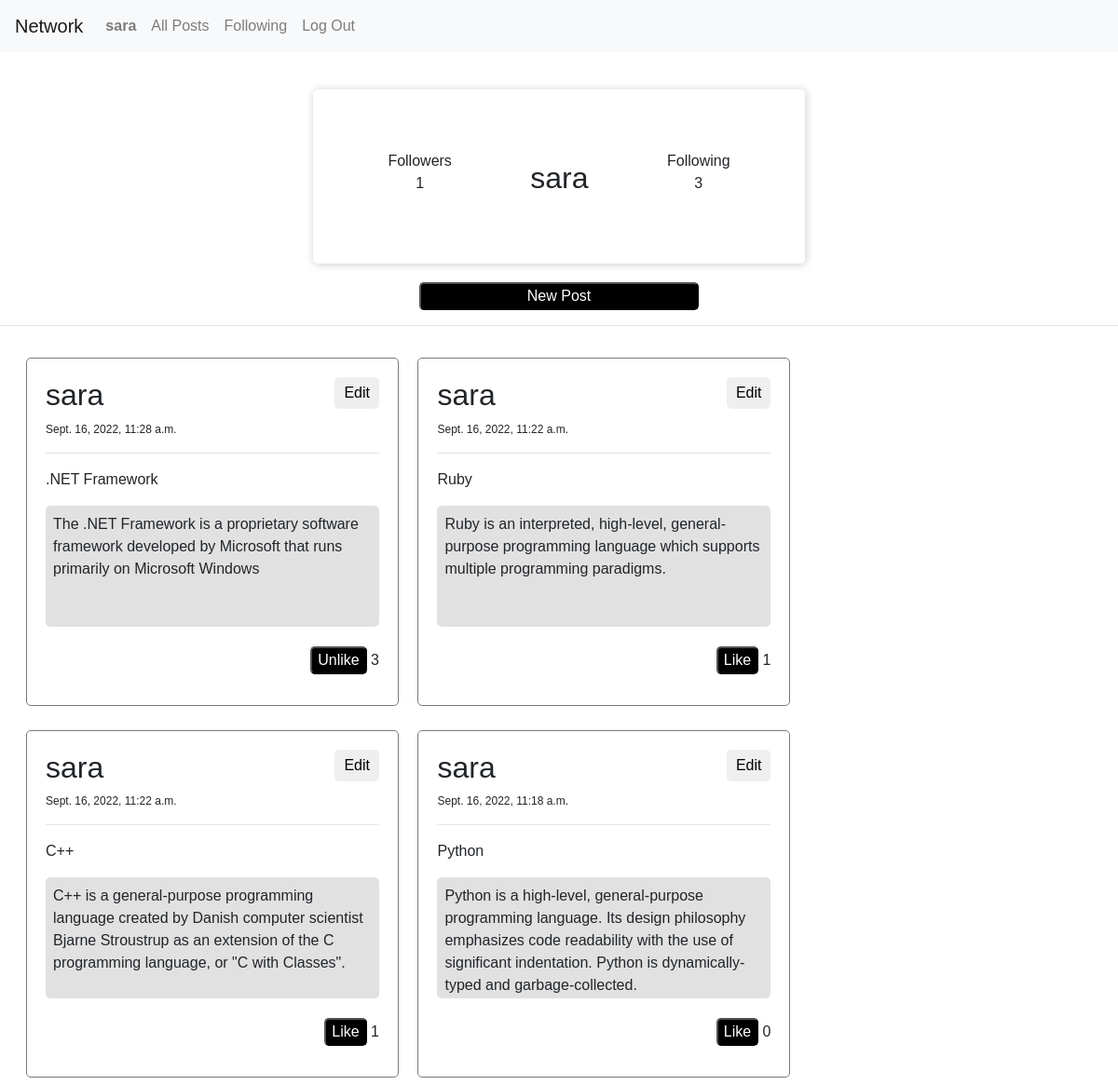
/my_account/admin (signed in), run on the app's committed database.
### network/models.py (models this page shows, shortened)
class User(AbstractUser):
    pass

class Posts(models.Model):
    id = models.AutoField(primary_key=True)
    post_uesr = models.ForeignKey(User, on_delete=models.CASCADE, null=True, blank=True,related_name='create_user')
    post_title = models.CharField(max_length=200)
    post_description = models.TextField()
    post_date = models.DateTimeField(default=datetime.now, blank=True)
    post_likes = models.ManyToManyField(User,blank=True,default=None, related_name='post_likes')
    like_count = models.CharField(max_length=200)

### network/views.py (the view)
# urls.py: path("my_account/<str:user>", views.my_account, name="my_account"),
def my_account(request,user):
    all_post = Posts.objects.filter(post_uesr = request.user).order_by('-id')
    userr = User.objects.get(username = user)
    follower_len = Followers.objects.filter(followed_users = userr).count()
    following_len = Followers.objects.filter(follower = userr).count()
    return render(request, 'network/my_account.html',{
        'posts': all_post,
        'follower_len': follower_len,
        'following_len': following_len,
    })

### network/templates/network/my_account.html (shortened to what this page needs)
{% extends 'network/layout.html' %}
{% load static %}
{% block head %}
    <link rel="stylesheet" href="{% static 'network/styles.css' %}">
{% endblock %}
{% block body %}
    <div class="div_user_profile">
        <li class="li_user_profile">
            <div>Followers</div>
            <div>{{follower_len}}</div>
        </li>
        <li class="li_user_profile">
            <div class="username"><h2>{{user}}</h2></div>
        </li>
        <li class="li_user_profile">
            <div>Following</div>
            <div>{{following_len}}</div>
        </li>
    </div>
    <div class="div_new_post_button">
        <button id="new_post_button">New Post</button>
    </div>
    <hr>
    <div class="div_posts">
        {% for all_posts in posts %}
            <li class="li_posts">
                <div class="div_single_posts">
                    <div>
                        <h2 class="post_user_name">{{all_posts.post_uesr}}</h2>
                        <button class="post_edit_button" id="edit_button_{{all_posts.id}}" div-id="{{all_posts.id}}">Edit</button>
                    </div>
                    <p class="post_date">{{all_posts.post_date}}</p><hr>
                    <p>{{all_posts.post_title}}</p>
                    <p class="posts_description" id="post_description_{{all_posts.id}}">{{all_posts.post_description}}</p>
                    <div class="div_likes">
                        {% if request.user not in all_posts.post_likes.all %}
                            <button class="post_likes_button" value="{{all_posts.id}}" id="like_button_{{all_posts.id}}">Like</button>
                        {% else %}
                            <button class="post_likes_button" value="{{all_posts.id}}" id="like_button_{{all_posts.id}}">Unlike</button>
                        {% endif %}
                        <p class="post_likes_count" id="like_count_{{all_posts.id}}">{{all_posts.post_likes.count}}</p>
                    </div>
                </div>
            </li>
        {% endfor %}
    </div>
{% endblock %}

### network/templates/network/layout.html (shortened to what this page needs)
{% load static %}
<!DOCTYPE html>
<html lang="en">
    <head>
        {% block head%}
        {% endblock %}
        <link rel="stylesheet" href="https://stackpath.bootstrapcdn.com/bootstrap/4.4.1/css/bootstrap.min.css">
        <link href="{% static 'network/styles.css' %}" rel="stylesheet">
    </head>
    <body>
        <nav class="navbar navbar-expand-lg navbar-light bg-light">
            <a class="navbar-brand" href="#">Network</a>
            <div>
              <ul class="navbar-nav mr-auto">
                {% if user.is_authenticated %}
                    <li class="nav-item">
                        <a class="nav-link" href="{% url 'my_account' user %}"><strong>{{ request.user }}</strong></a>
                    </li>
                {% endif %}
                <li class="nav-item">
                  <a class="nav-link" href="{% url 'all_posts' %}">All Posts</a>
                </li>
                {% if user.is_authenticated %}
                    <li class="nav-item">
                        <a class="nav-link" href="{% url 'following_posts' %}">Following</a>
                    </li>
                    <li class="nav-item">
                        <a class="nav-link" href="{% url 'logout' %}">Log Out</a>
                    </li>
                {% endif %}
              </ul>
            </div>
          </nav>
        <div class="body">
            {% block body %}
            {% endblock %}
        </div>
    </body>
</html>

### network/static/network/styles.css (style rules this page uses)
* { font-family: sans-serif; }
.div_user_profile { display: block; width:fit-content ; text-align: center; box-shadow: 1px 1px 10px rgb(204, 204, 204); border-radius: 5px; padding: 25px 40px 25px 40px; margin: 40px auto 0 auto; }
.li_user_profile { display: inline-block; margin: 0; padding: 40px; }
.div_new_post_button { margin: 20px auto 0 auto; text-align: center; }
#new_post_button { width: 300px; background-color: black; color: white; border-radius: 5px; }
.div_posts { margin: 0 0 0 20px; }
.li_posts { display: inline-block; padding: 8px; }
.div_single_posts { width: 400px; padding: 20px; margin:10px 0 0 0 ; border-radius: 5px; border: solid 1px rgb(121, 121, 121); }
.post_user_name { display: inline-block; }
.post_edit_button { display: inline; float: right; border: none; padding: 5px 10px 5px 10px; border-radius: 5px; }
.post_date { font-size: 12px; }
.posts_description { background-color: rgba(180, 180, 180, 0.397); padding: 8px; border-radius: 5px; height: 130px; overflow-y: scroll; }
.div_likes { text-align: right; }
.post_likes_button { background-color: black; color: white; border-radius: 5px; margin: 5px 0 0 0; }
.post_likes_count { display: inline-block; }

### data on the page
User: user "sara", username "sara"
Posts: post_uesr "sara", post_date "Sept. 16, 2022, 11:28 a.m.", post_title ".NET Framework", post_description "The .NET Framework is a proprietary software framework developed by Microsoft that runs primarily on Microsoft Windows", post_likes.count "3"
Posts: post_uesr "sara", post_date "Sept. 16, 2022, 11:22 a.m.", post_title "Ruby", post_description "Ruby is an interpreted, high-level, general-purpose programming language which supports multiple programming paradigms.", post_likes.count "1"
Posts: post_uesr "sara", post_date "Sept. 16, 2022, 11:22 a.m.", post_title "C++", post_description "C++ is a general-purpose programming language created by Danish computer scientist Bjarne Stroustrup as an extension of the C programming language, or \"C with Classes\".", post_likes.count "1"
Posts: post_uesr "sara", post_date "Sept. 16, 2022, 11:18 a.m.", post_title "Python", post_description "Python is a high-level, general-purpose programming language. Its design philosophy emphasizes code readability with the use of significant indentation. Python is dynamically-typed and garbage-collected.", post_likes.count "0"

### other printed values
{{ follower_len }} "1"
{{ following_len }} "3"
